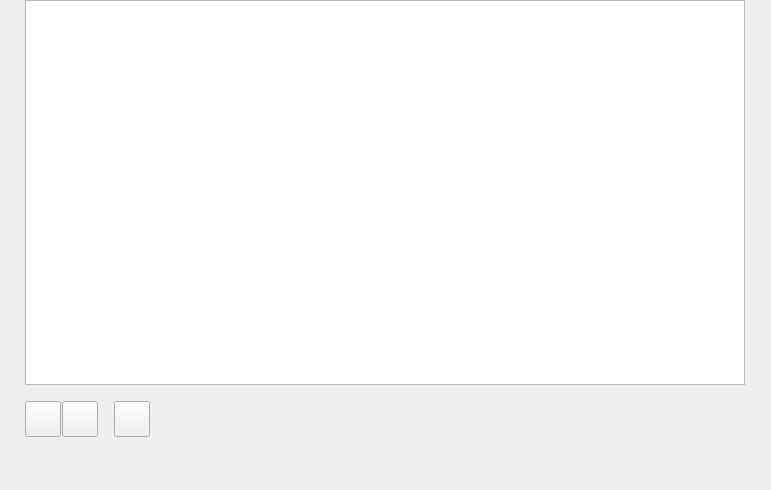
<?xml version="1.0" encoding="UTF-8"?>
<ui version="4.0">
 <class>ContentPane</class>
 <widget class="QWidget" name="ContentPane">
  <property name="geometry">
   <rect>
    <x>0</x>
    <y>0</y>
    <width>771</width>
    <height>490</height>
   </rect>
  </property>
  <property name="windowTitle">
   <string>Form</string>
  </property>
  <layout class="QVBoxLayout" name="verticalLayout">
   <property name="leftMargin">
    <number>0</number>
   </property>
   <property name="topMargin">
    <number>0</number>
   </property>
   <property name="rightMargin">
    <number>0</number>
   </property>
   <property name="bottomMargin">
    <number>0</number>
   </property>
   <item>
    <layout class="QVBoxLayout" name="verticalLayout_2">
     <property name="spacing">
      <number>16</number>
     </property>
     <property name="leftMargin">
      <number>25</number>
     </property>
     <property name="rightMargin">
      <number>26</number>
     </property>
     <property name="bottomMargin">
      <number>53</number>
     </property>
     <item>
      <widget class="MyTreeView" name="treeView">
       <property name="focusPolicy">
        <enum>Qt::NoFocus</enum>
       </property>
       <property name="horizontalScrollBarPolicy">
        <enum>Qt::ScrollBarAlwaysOff</enum>
       </property>
       <property name="sizeAdjustPolicy">
        <enum>QAbstractScrollArea::AdjustToContents</enum>
       </property>
       <property name="editTriggers">
        <set>QAbstractItemView::DoubleClicked|QAbstractItemView::EditKeyPressed|QAbstractItemView::SelectedClicked</set>
       </property>
       <property name="selectionMode">
        <enum>QAbstractItemView::ExtendedSelection</enum>
       </property>
       <property name="selectionBehavior">
        <enum>QAbstractItemView::SelectRows</enum>
       </property>
      </widget>
     </item>
     <item>
      <layout class="QHBoxLayout" name="horizontalLayout">
       <property name="spacing">
        <number>16</number>
       </property>
       <item>
        <layout class="QHBoxLayout" name="horizontalLayout_2">
         <property name="spacing">
          <number>1</number>
         </property>
         <property name="leftMargin">
          <number>0</number>
         </property>
         <item>
          <widget class="QPushButton" name="btnEnroll">
           <property name="minimumSize">
            <size>
             <width>36</width>
             <height>36</height>
            </size>
           </property>
           <property name="maximumSize">
            <size>
             <width>36</width>
             <height>36</height>
            </size>
           </property>
           <property name="mouseTracking">
            <bool>false</bool>
           </property>
           <property name="focusPolicy">
            <enum>Qt::NoFocus</enum>
           </property>
           <property name="contextMenuPolicy">
            <enum>Qt::DefaultContextMenu</enum>
           </property>
           <property name="acceptDrops">
            <bool>false</bool>
           </property>
           <property name="text">
            <string/>
           </property>
           <property name="checkable">
            <bool>false</bool>
           </property>
           <property name="autoExclusive">
            <bool>false</bool>
           </property>
           <property name="flat">
            <bool>false</bool>
           </property>
          </widget>
         </item>
         <item>
          <widget class="QPushButton" name="btnDelete">
           <property name="minimumSize">
            <size>
             <width>36</width>
             <height>36</height>
            </size>
           </property>
           <property name="maximumSize">
            <size>
             <width>36</width>
             <height>36</height>
            </size>
           </property>
           <property name="focusPolicy">
            <enum>Qt::NoFocus</enum>
           </property>
           <property name="styleSheet">
            <string notr="true"/>
           </property>
           <property name="text">
            <string/>
           </property>
          </widget>
         </item>
        </layout>
       </item>
       <item>
        <widget class="QPushButton" name="btnSearch">
         <property name="minimumSize">
          <size>
           <width>36</width>
           <height>36</height>
          </size>
         </property>
         <property name="maximumSize">
          <size>
           <width>36</width>
           <height>36</height>
          </size>
         </property>
         <property name="focusPolicy">
          <enum>Qt::NoFocus</enum>
         </property>
         <property name="text">
          <string/>
         </property>
        </widget>
       </item>
       <item>
        <spacer name="horizontalSpacer">
         <property name="orientation">
          <enum>Qt::Horizontal</enum>
         </property>
         <property name="sizeHint" stdset="0">
          <size>
           <width>40</width>
           <height>20</height>
          </size>
         </property>
        </spacer>
       </item>
      </layout>
     </item>
    </layout>
   </item>
  </layout>
 </widget>
 <customwidgets>
  <customwidget>
   <class>MyTreeView</class>
   <extends>QTreeView</extends>
   <header location="global">mytreeview.h</header>
  </customwidget>
 </customwidgets>
 <resources/>
 <connections/>
</ui>
